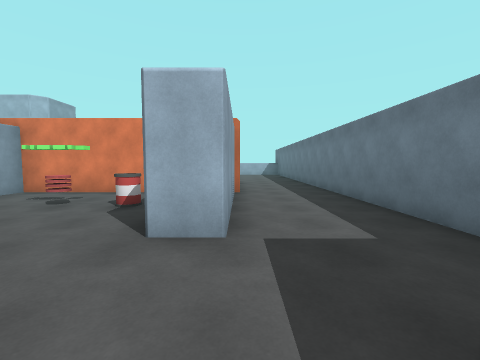
view 1 (above)

24 first-person views from a walk through a Unity game level. The camera is 1.5 m above the floor, tilts 4° down and sees 90° across. The floor is counted in squares, 2 m on a side. Each view is taken from the middle of a square. On the plan, view 1 faces up. The plan holds only what a view shows up to about 9 squares ahead; the rest is blank. The place goes on beyond the plan. Some animated figures are not drawn.

view 2
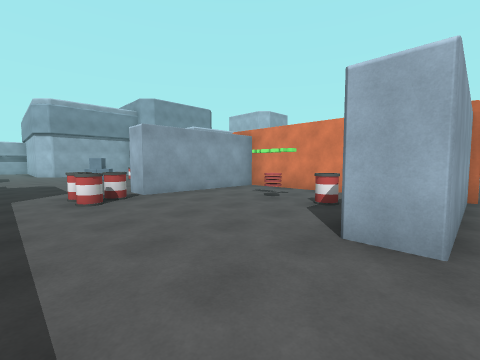

view 3
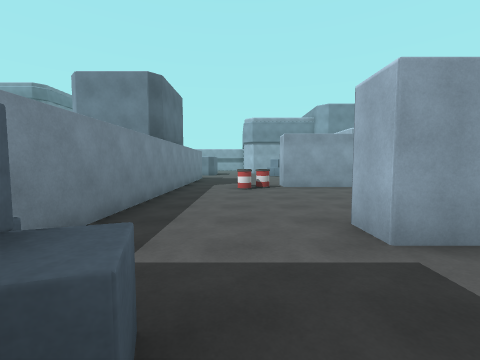

view 4
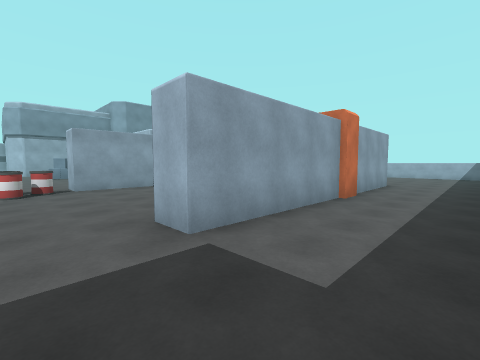

view 5
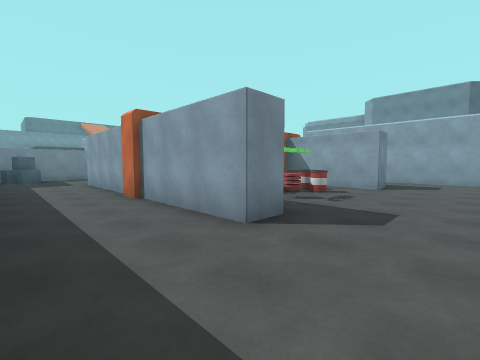

view 6
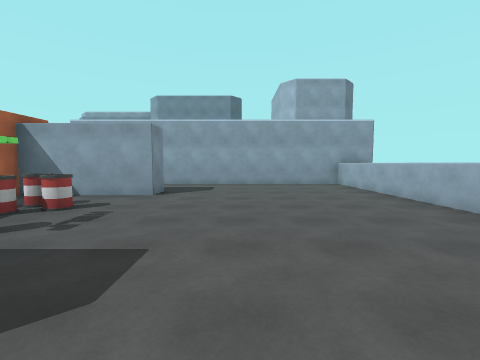

view 7
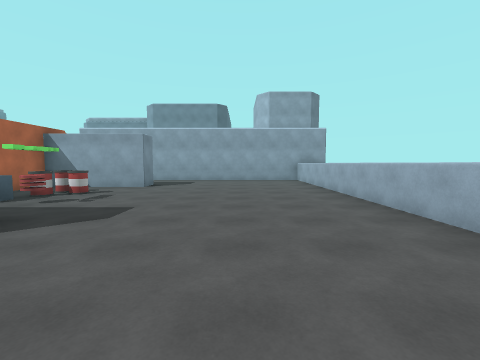

view 8
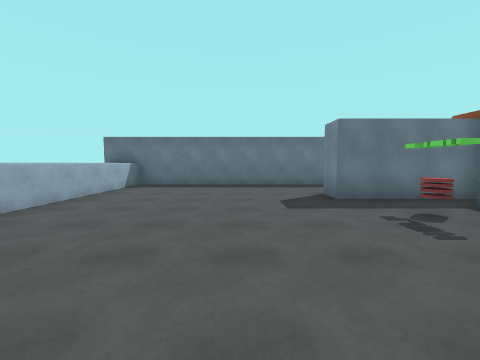

view 9
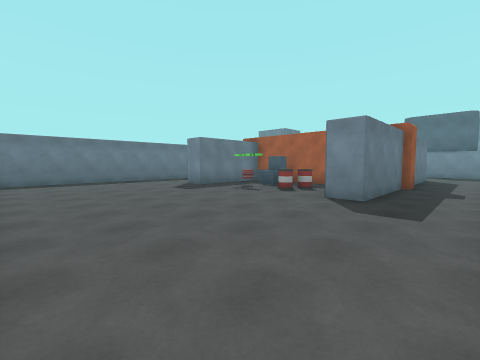

view 10
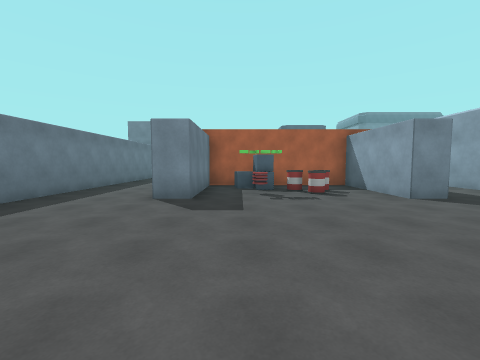

view 11
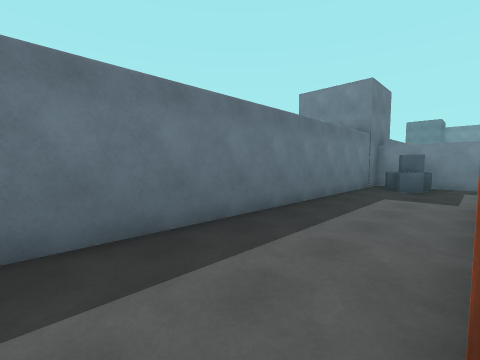

view 12
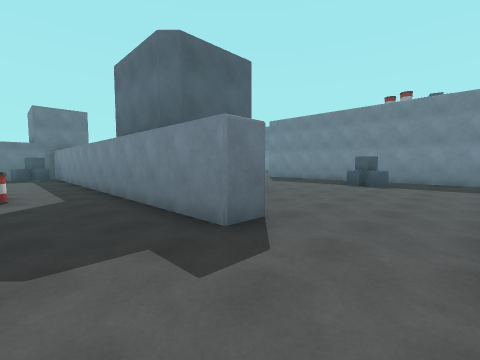

view 13
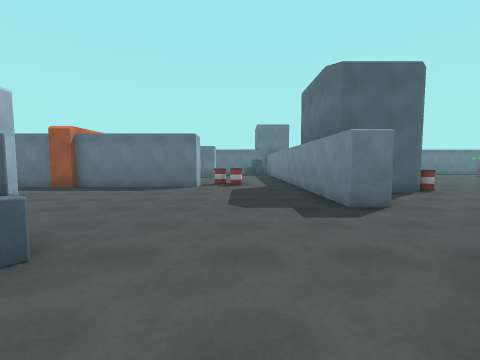

view 14
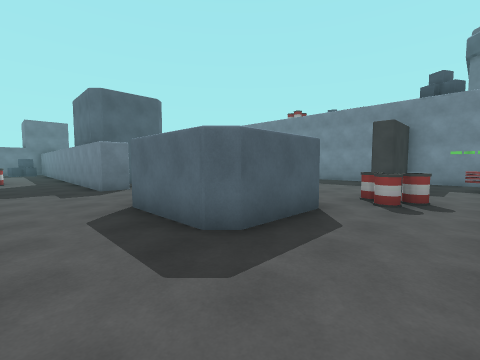

view 15
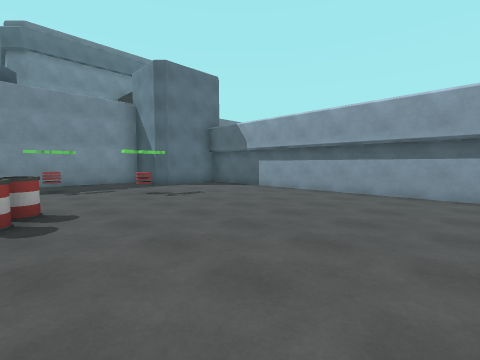

view 16
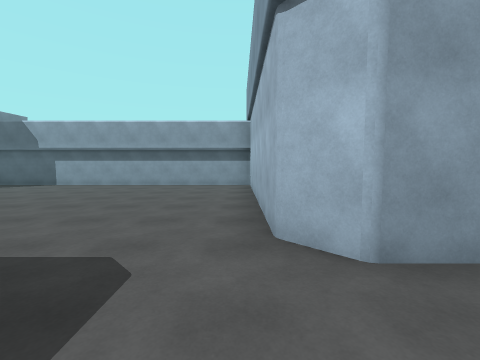

view 17
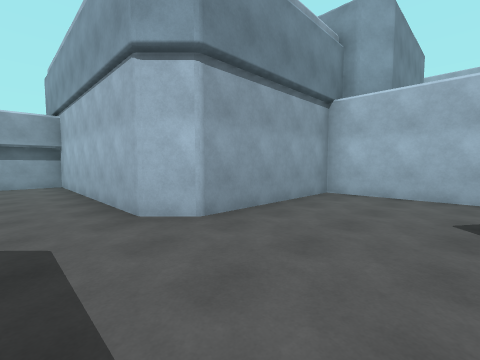

view 18
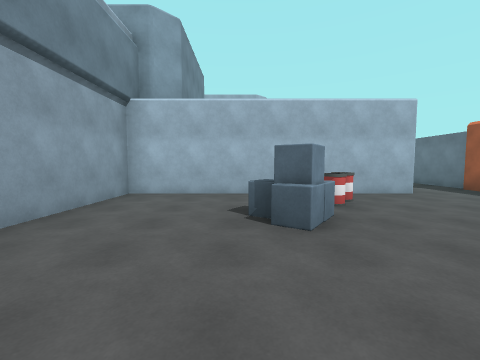

view 19
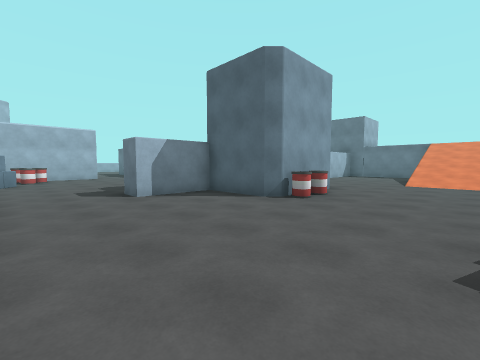

view 20
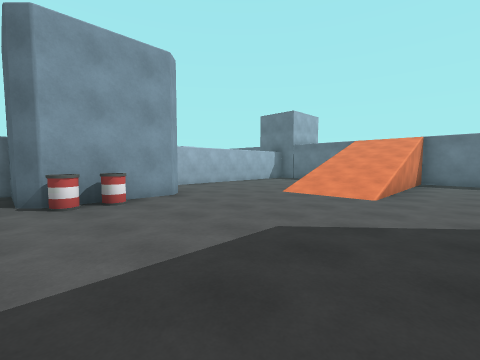

view 21
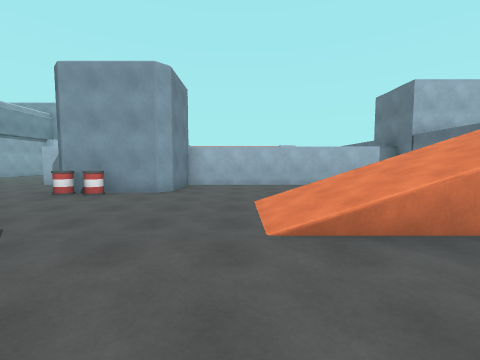

view 22
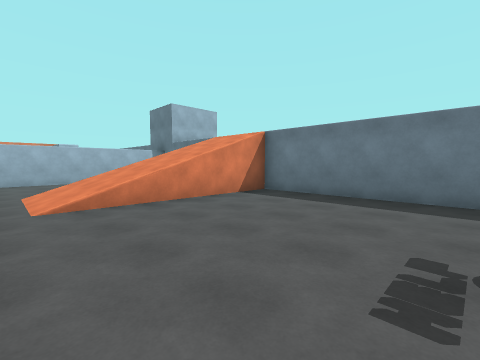

view 23
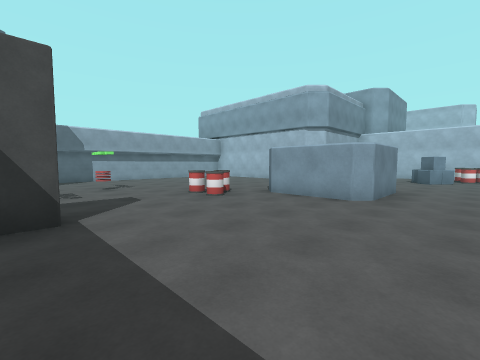

view 24
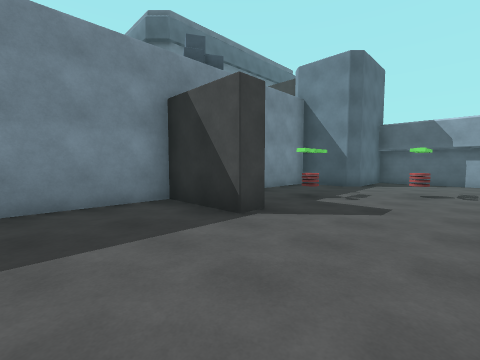

### Floor plan
Key: @ floor where view 1 was taken; # wall or solid block; . main floor; : floor 6 m higher than the main floor; / step, stairs or slope; ^ raised ledge.
Columns run from 23 left of view 1 to 5 right of it. Each row starts with its distance up from view 1.
 17               #           #
 16               ^^^^^^^^^^^^^
 15               #...........#
 14               #...........#
 13               #...........#
 12               #...........#
 11               #...........#
 10               #...........#
  9               #..#.^.##...#
  8               #..#..#^#...#
  7               #..#....#...#
  6        ########..#######..#
  5        #....^....#....#...#
  4        #.........#..#.#...#
  3        #...#.....#....#...#
  2 ########.........##.......#
  1 #.................^.......#
  0 #......................@#^
 -1 #.......###...############
 -2 #.......###.....###....   ###
 -3 #.......###.....###....
 -4 #......^........##.....
 -5 #.........................
 -6 #...#................/////
 -7 #..................../////
 -8 ####..#.#.....#...........
 -9    #....#..... ...........
-10    #   ^ :::        ......
-11        #            ......
-12                     ......

Positions as (right, up) in squares from view 1, and headings:
1: (0, 0), facing up
2: (0, 0), facing up-left
3: (2, 1), facing left
4: (2, 1), facing up-left
5: (2, 12), facing down-left
6: (0, 12), facing left
7: (2, 13), facing left
8: (-6, 12), facing right
9: (-8, 15), facing down-right
10: (-2, 15), facing down
11: (0, 8), facing down-right
12: (-12, 1), facing down-right
13: (-14, 1), facing right
14: (-17, 1), facing down-right
15: (-16, 0), facing down-left
16: (-14, 1), facing left
17: (-13, 0), facing up-left
18: (-13, 0), facing up
19: (-12, -7), facing up-right
20: (-8, -9), facing up-right
21: (-3, -10), facing up
22: (-3, -12), facing up-right
23: (-11, -8), facing up-left
24: (-12, -5), facing down-left
